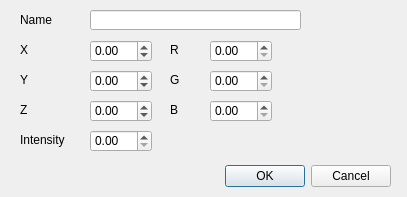
<?xml version="1.0" encoding="UTF-8"?>
<ui version="4.0">
 <class>lightDialog</class>
 <widget class="QDialog" name="lightDialog">
  <property name="windowModality">
   <enum>Qt::WindowModal</enum>
  </property>
  <property name="geometry">
   <rect>
    <x>0</x>
    <y>0</y>
    <width>407</width>
    <height>197</height>
   </rect>
  </property>
  <property name="windowTitle">
   <string>Dialog</string>
  </property>
  <widget class="QDialogButtonBox" name="buttonBox">
   <property name="geometry">
    <rect>
     <x>10</x>
     <y>160</y>
     <width>381</width>
     <height>32</height>
    </rect>
   </property>
   <property name="orientation">
    <enum>Qt::Horizontal</enum>
   </property>
   <property name="standardButtons">
    <set>QDialogButtonBox::Cancel|QDialogButtonBox::Ok</set>
   </property>
  </widget>
  <widget class="QLabel" name="label_2">
   <property name="geometry">
    <rect>
     <x>20</x>
     <y>70</y>
     <width>67</width>
     <height>20</height>
    </rect>
   </property>
   <property name="text">
    <string>Y</string>
   </property>
  </widget>
  <widget class="QLabel" name="label">
   <property name="geometry">
    <rect>
     <x>20</x>
     <y>40</y>
     <width>67</width>
     <height>20</height>
    </rect>
   </property>
   <property name="text">
    <string>X</string>
   </property>
  </widget>
  <widget class="QLabel" name="label_4">
   <property name="geometry">
    <rect>
     <x>20</x>
     <y>10</y>
     <width>67</width>
     <height>20</height>
    </rect>
   </property>
   <property name="text">
    <string>Name</string>
   </property>
  </widget>
  <widget class="QLineEdit" name="nameBox">
   <property name="geometry">
    <rect>
     <x>90</x>
     <y>10</y>
     <width>211</width>
     <height>20</height>
    </rect>
   </property>
  </widget>
  <widget class="QLabel" name="label_3">
   <property name="geometry">
    <rect>
     <x>20</x>
     <y>100</y>
     <width>67</width>
     <height>20</height>
    </rect>
   </property>
   <property name="text">
    <string>Z</string>
   </property>
  </widget>
  <widget class="QLabel" name="label_6">
   <property name="geometry">
    <rect>
     <x>20</x>
     <y>130</y>
     <width>67</width>
     <height>20</height>
    </rect>
   </property>
   <property name="text">
    <string>Intensity</string>
   </property>
  </widget>
  <widget class="QDoubleSpinBox" name="intensityBox">
   <property name="geometry">
    <rect>
     <x>90</x>
     <y>130</y>
     <width>62</width>
     <height>22</height>
    </rect>
   </property>
   <property name="singleStep">
    <double>0.010000000000000</double>
   </property>
  </widget>
  <widget class="QDoubleSpinBox" name="posZBox">
   <property name="geometry">
    <rect>
     <x>90</x>
     <y>100</y>
     <width>62</width>
     <height>22</height>
    </rect>
   </property>
   <property name="minimum">
    <double>-99.989999999999995</double>
   </property>
   <property name="singleStep">
    <double>0.100000000000000</double>
   </property>
   <property name="value">
    <double>0.000000000000000</double>
   </property>
  </widget>
  <widget class="QDoubleSpinBox" name="posYBox">
   <property name="geometry">
    <rect>
     <x>90</x>
     <y>70</y>
     <width>62</width>
     <height>22</height>
    </rect>
   </property>
   <property name="minimum">
    <double>-99.989999999999995</double>
   </property>
   <property name="singleStep">
    <double>0.100000000000000</double>
   </property>
  </widget>
  <widget class="QDoubleSpinBox" name="posXBox">
   <property name="geometry">
    <rect>
     <x>90</x>
     <y>40</y>
     <width>62</width>
     <height>22</height>
    </rect>
   </property>
   <property name="minimum">
    <double>-99.989999999999995</double>
   </property>
   <property name="singleStep">
    <double>0.100000000000000</double>
   </property>
  </widget>
  <widget class="QLabel" name="label_5">
   <property name="geometry">
    <rect>
     <x>170</x>
     <y>40</y>
     <width>67</width>
     <height>20</height>
    </rect>
   </property>
   <property name="text">
    <string>R</string>
   </property>
  </widget>
  <widget class="QLabel" name="label_7">
   <property name="geometry">
    <rect>
     <x>170</x>
     <y>70</y>
     <width>67</width>
     <height>20</height>
    </rect>
   </property>
   <property name="text">
    <string>G</string>
   </property>
  </widget>
  <widget class="QLabel" name="label_8">
   <property name="geometry">
    <rect>
     <x>170</x>
     <y>100</y>
     <width>67</width>
     <height>20</height>
    </rect>
   </property>
   <property name="text">
    <string>B</string>
   </property>
  </widget>
  <widget class="QDoubleSpinBox" name="colRBox">
   <property name="geometry">
    <rect>
     <x>210</x>
     <y>40</y>
     <width>62</width>
     <height>22</height>
    </rect>
   </property>
   <property name="maximum">
    <double>1.000000000000000</double>
   </property>
   <property name="singleStep">
    <double>0.100000000000000</double>
   </property>
  </widget>
  <widget class="QDoubleSpinBox" name="colGBox">
   <property name="geometry">
    <rect>
     <x>210</x>
     <y>70</y>
     <width>62</width>
     <height>22</height>
    </rect>
   </property>
   <property name="maximum">
    <double>1.000000000000000</double>
   </property>
   <property name="singleStep">
    <double>0.100000000000000</double>
   </property>
  </widget>
  <widget class="QDoubleSpinBox" name="colBBox">
   <property name="geometry">
    <rect>
     <x>210</x>
     <y>100</y>
     <width>62</width>
     <height>22</height>
    </rect>
   </property>
   <property name="maximum">
    <double>1.000000000000000</double>
   </property>
   <property name="singleStep">
    <double>0.100000000000000</double>
   </property>
  </widget>
 </widget>
 <resources/>
 <connections>
  <connection>
   <sender>buttonBox</sender>
   <signal>accepted()</signal>
   <receiver>lightDialog</receiver>
   <slot>accept()</slot>
   <hints>
    <hint type="sourcelabel">
     <x>248</x>
     <y>254</y>
    </hint>
    <hint type="destinationlabel">
     <x>157</x>
     <y>274</y>
    </hint>
   </hints>
  </connection>
  <connection>
   <sender>buttonBox</sender>
   <signal>rejected()</signal>
   <receiver>lightDialog</receiver>
   <slot>reject()</slot>
   <hints>
    <hint type="sourcelabel">
     <x>316</x>
     <y>260</y>
    </hint>
    <hint type="destinationlabel">
     <x>286</x>
     <y>274</y>
    </hint>
   </hints>
  </connection>
 </connections>
</ui>
